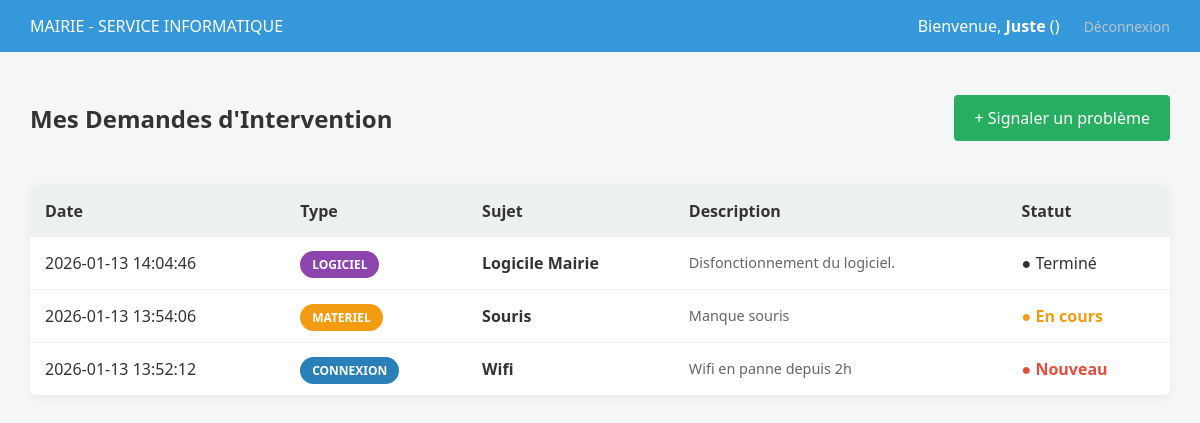
Before: /mairie/dashboard (signed in) with the older database file.
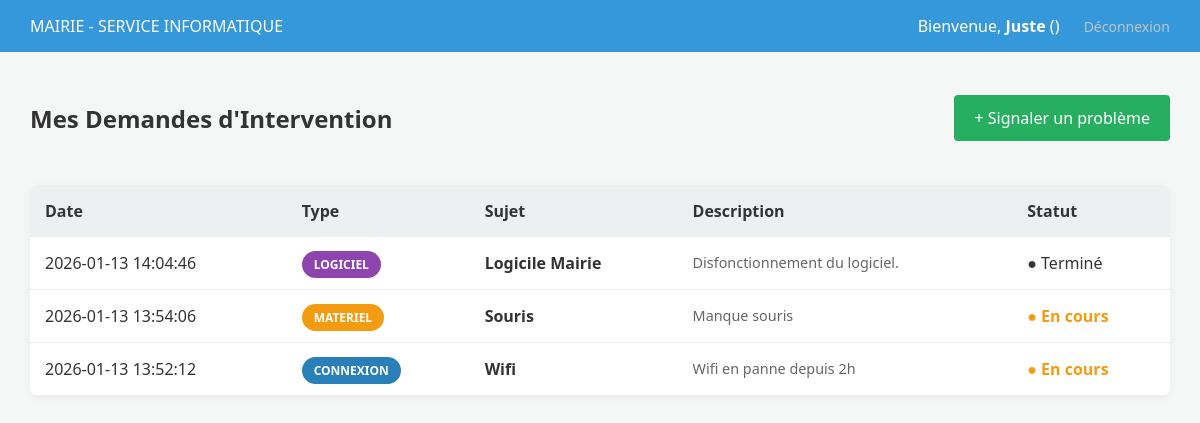
After: the same page with the newer database file.
### tables this page shows
CREATE TABLE ticket (
    id INTEGER PRIMARY KEY AUTOINCREMENT,
    titre TEXT NOT NULL,
    description TEXT,
    type_prestation TEXT NOT NULL, -- 'connexion', 'materiel', 'logiciel', 'securite'
    statut TEXT DEFAULT 'Nouveau',
    date_creation DATETIME DEFAULT CURRENT_TIMESTAMP,
    createur_id INTEGER NOT NULL,
    admin_id INTEGER, technicien_id INTEGER, duree TEXT, contrat TEXT,
    FOREIGN KEY (createur_id) REFERENCES "usager_old"(id),
    FOREIGN KEY (admin_id) REFERENCES "usager_old"(id)
);

### app.py (the view)
@app.route('/mairie/dashboard')
@login_required
def espace_mairie():
    conn = get_db_connection()
    mes_tickets = conn.execute('SELECT *, strftime("%d/%m/%Y", date_creation) as date_formatee FROM ticket WHERE createur_id = ? ORDER BY date_creation DESC',
                               (current_user.id,)).fetchall()
    conn.close()
    return render_template('espace_mairie.html', tickets=mes_tickets)

### app.py (called while the page is built)
def get_db_connection():
    conn = sqlite3.connect('mairie.db')
    conn.row_factory = sqlite3.Row
    return conn

@login_manager.user_loader
def load_user(user_id):
    conn = get_db_connection()
    u = conn.execute('SELECT * FROM usager WHERE id = ?', (user_id,)).fetchone()
    conn.close()
    if u:
        return Usager(u['id'], u['nom'], u['prenom'], u['role'], u['mairie_id'])
    return None

### templates/espace_mairie.html (shortened to what this page needs)
<!DOCTYPE html>
<html lang="fr">
<head>
    <link rel="stylesheet" href="{{ url_for('static', filename='css/style.css') }}">
</head>
<body>
    <header class="admin-header" style="background-color: #3498db;">
        <div class="logo">MAIRIE - SERVICE INFORMATIQUE</div>
        <div class="user-info">
            <span>Bienvenue, <strong>{{ current_user.prenom }}</strong> ({{ current_user.service }})</span>
            <a href="{{ url_for('logout') }}" class="btn-logout" style="margin-left: 20px;">Déconnexion</a>
        </div>
    </header>
    <div class="dashboard-container">
        <div style="display: flex; justify-content: space-between; align-items: center; margin-bottom: 30px;">
            <h2>Mes Demandes d'Intervention</h2>
            <a href="{{ url_for('nouveau_ticket') }}" class="btn-action" style="background-color: #27ae60; padding: 12px 20px; font-size: 16px;">
                + Signaler un problème
            </a>
        </div>
        <table>
            <thead>
                <tr>
                    <th>Date</th>
                    <th>Type</th>
                    <th>Sujet</th>
                    <th>Description</th>
                    <th>Statut</th>
                </tr>
            </thead>
            <tbody>
                {% for ticket in tickets %}
                <tr>
                    <td>{{ ticket['date_creation'] }}</td>
                    <td>
                        <span class="badge {{ ticket['type_prestation'] }}">
                            {{ ticket['type_prestation'] }}
                        </span>
                    </td>
                    <td><strong>{{ ticket['titre'] }}</strong></td>
                    <td style="max-width: 300px; color: #666; font-size: 0.9em;">
                        {{ ticket['description'] }}
                    </td>
                    <td>
                        <span class="status-{{ ticket['statut'].lower().replace(' ', '') }}">
                            ● {{ ticket['statut'] }}
                        </span>
                    </td>
                </tr>
                {% else %}
                <tr>
                    <td colspan="5" style="text-align: center; padding: 50px; color: #999;">
                        Vous n'avez soumis aucun ticket pour le moment.
                    </td>
                </tr>
                {% endfor %}
            </tbody>
        </table>
    </div>
</body>
</html>

Changed rows visible on the page:
changed ticket "Wifi": statut "Nouveau" → "En cours"
